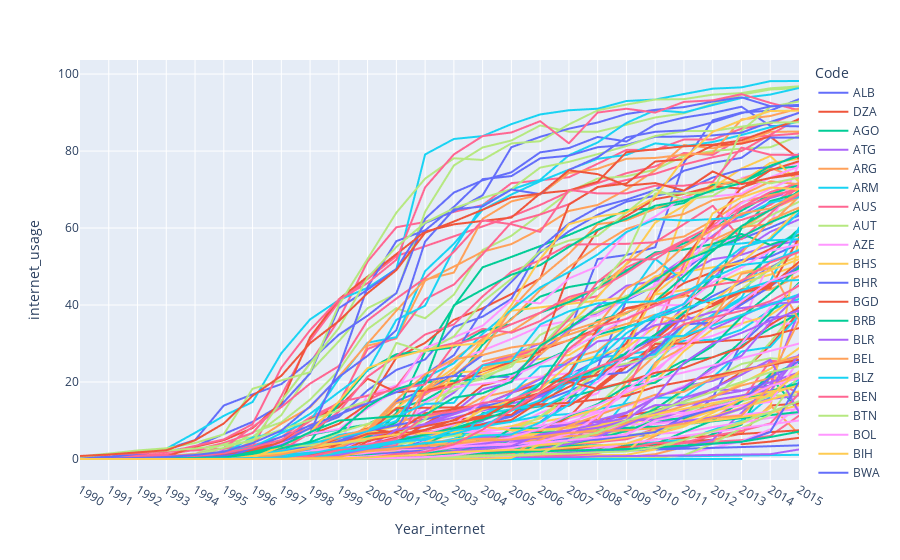

The notebook cell saved with this chart:
### Code cell
fig = px.line(df_full, x="Year_internet", y="internet_usage", color = 'Code')
fig.show()
